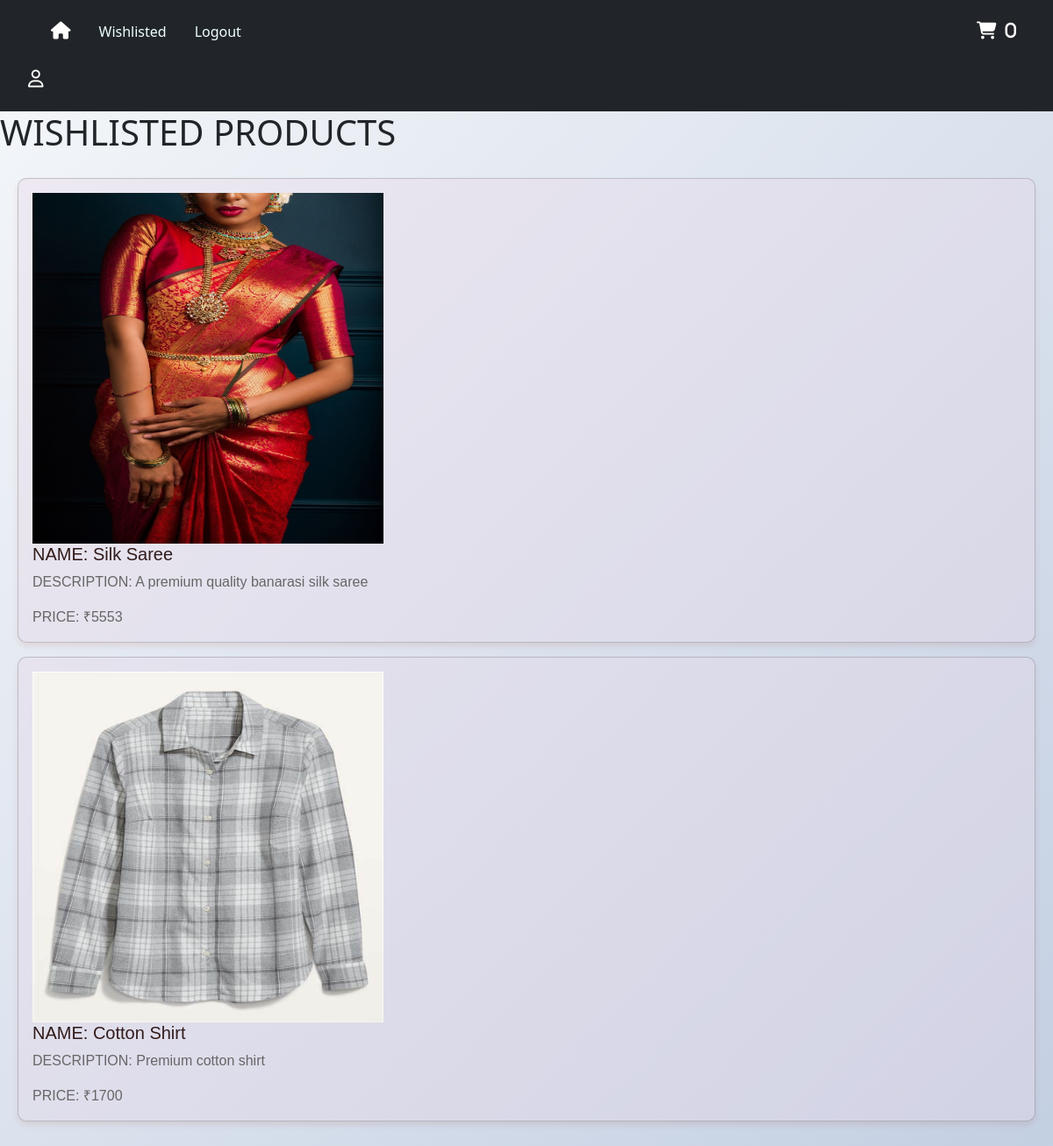
The app's page /wishlist (signed in) with its own data.
### products/models.py (models this page shows)
class Product(models.Model):
    category=models.ForeignKey(Category,on_delete=models.CASCADE)
    product_name=models.CharField(max_length=100)
    prod_img=models.ImageField(upload_to='userimg/',blank=True,null=True)
    price=models.IntegerField()
    description=models.CharField(max_length=100)
    created_at=models.DateTimeField(auto_now_add=True)
    updated_at=models.DateTimeField(auto_now_add=True)
    likes=models.ManyToManyField(User,related_name='liked',blank=True,null=True)
    carts=models.ManyToManyField(User,related_name='carted',blank=True,null=True)
    def __str__(self):
        return self.product_name

### accounts/views.py (the view)
# urls.py: path("wishlist",views.add_wishlist,name='wishlist'),
def add_wishlist(request):
    wishlisted = Product.objects.filter(likes=request.user)
    print(wishlisted)
    return render(request,"wishlist.html",{'wishlisted':wishlisted})

### accounts/context_processors.py (called while the page is built)
def get_cart_count(request):
    count = 0
    if request.user.is_authenticated:
        try:
            user = User.objects.get(username=request.user.username)
            prods = Product.objects.filter(carts=user)
            count = prods.count()
        except Product.DoesNotExist:
            count = 0
    return {'count': count}

### templates/wishlist.html
{% include "base.html" %} {% block content %}
<h1>WISHLISTED PRODUCTS</h1>
<div class="row" style="padding: 20px;">
    {% for a in wishlisted %}
    <div class="col-md-12 mb-3">
        <div class="card">
            <div class="card-body">
                <img src="{{a.prod_img}}" alt="" height="400px" width="400px">
                <h5 class="card-title">NAME: {{a.product_name}}</h5>
                <p class="card-text">DESCRIPTION: {{a.description}}</p>
                <p class="card-text">PRICE: ₹{{a.price}}</p>
            </div>
        </div>
    </div>
   {% endfor %}
</div>
{% endblock %}

### templates/base.html (style rules this page uses)
* { margin: 0; padding: 0; box-sizing: border-box; }
body { background: linear-gradient(135deg, #f5f7fa, #c3cfe2); background-repeat: no-repeat; background-size: cover; }
.card { background-color: rgba(232, 216, 232, 0.377); border-radius: 10px; box-shadow: 0 4px 6px rgba(161, 43, 4, 0.1); }
.card-title { font-family: Arial, Helvetica, sans-serif; color: rgb(49, 27, 27); }
.card-text { font-family: Arial, Helvetica, sans-serif; color: #666; }

### records on screen
Product: prod_img (picture), product_name "Silk Saree", description "A premium quality banarasi silk saree", price "5553"
Product: prod_img (picture), product_name "Cotton Shirt", description "Premium cotton shirt", price "1700"

### other values on screen
{{ count }} "0"
